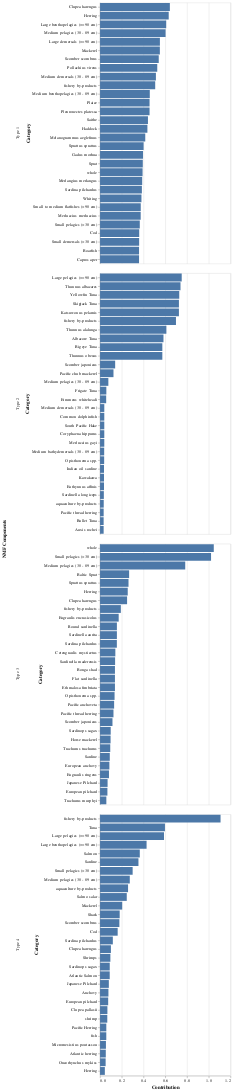

The cell this chart's notebook holds for it:
### Code cell
n_components = 4

# Perform dimensionality reduction using NMF
W, H = dimension_reduction(X, n_components=n_components)

# Obtain list of countries in W
countries = W.index.tolist()

# Create with top categories contributing to each type
top_category_4 = plot_top_categories(H, 30, False)

top_category_4

### Figure 1 — Vega-Lite specification as saved in the notebook (floating-point values rounded to 4 significant figures)
{"config": {"view": {"continuousWidth": 300, "continuousHeight": 300}}, "data": {"name": "data-fd72b29b7fc56a6d37deac410e5d3b3c"}, "facet": {"row": {"field": "Component", "title": "NMF Components", "type": "nominal"}}, "spec": {"mark": {"type": "bar"}, "encoding": {"tooltip": [{"field": "Component", "type": "nominal"}, {"field": "Category", "type": "nominal"}, {"field": "Weight", "type": "quantitative"}], "x": {"field": "Weight", "title": "Contribution", "type": "quantitative"}, "y": {"field": "Category", "sort": "-x", "type": "nominal"}}}, "resolve": {"scale": {"y": "independent"}}, "$schema": "https://vega.github.io/schema/vega-lite/v6.1.0.json", "datasets": {"data-fd72b29b7fc56a6d37deac410e5d3b3c": [{"Component": "Type 1", "Category": "Clupea harengus", "Weight": 0.6419}, {"Component": "Type 1", "Category": "Herring", "Weight": 0.6314}, {"Component": "Type 1", "Category": "Large benthopelagics (>=90 cm)", "Weight": 0.6083}, {"Component": "Type 1", "Category": "Medium pelagics (30 - 89 cm)", "Weight": 0.6026}, {"Component": "Type 1", "Category": "Large demersals (>=90 cm)", "Weight": 0.5503}, {"Component": "Type 1", "Category": "Mackerel", "Weight": 0.55}, {"Component": "Type 1", "Category": "Scomber scombrus", "Weight": 0.5397}, {"Component": "Type 1", "Category": "Pollachius virens", "Weight": 0.526}, {"Component": "Type 1", "Category": "Medium demersals (30 - 89 cm)", "Weight": 0.5136}, {"Component": "Type 1", "Category": "fishery by-products", "Weight": 0.5072}, {"Component": "Type 1", "Category": "Medium benthopelagics (30 - 89 cm)", "Weight": 0.4574}, {"Component": "Type 1", "Category": "Plaice", "Weight": 0.4553}, {"Component": "Type 1", "Category": "Pleuronectes platessa", "Weight": 0.4553}, {"Component": "Type 1", "Category": "Saithe", "Weight": 0.4405}, {"Component": "Type 1", "Category": "Haddock", "Weight": 0.4354}, {"Component": "Type 1", "Category": "Melanogrammus aeglefinus", "Weight": 0.4158}, {"Component": "Type 1", "Category": "Sprattus sprattus", "Weight": 0.4006}, {"Component": "Type 1", "Category": "Gadus morhua", "Weight": 0.3951}, {"Component": "Type 1", "Category": "Sprat", "Weight": 0.393}, {"Component": "Type 1", "Category": "whole", "Weight": 0.391}, {"Component": "Type 1", "Category": "Merlangius merlangus", "Weight": 0.3875}, {"Component": "Type 1", "Category": "Sardina pilchardus", "Weight": 0.3846}, {"Component": "Type 1", "Category": "Whiting", "Weight": 0.3807}, {"Component": "Type 1", "Category": "Small to medium flatfishes (<90 cm)", "Weight": 0.3743}, {"Component": "Type 1", "Category": "Merluccius merluccius", "Weight": 0.3737}, {"Component": "Type 1", "Category": "Small pelagics (<30 cm)", "Weight": 0.3653}, {"Component": "Type 1", "Category": "Cod", "Weight": 0.3602}, {"Component": "Type 1", "Category": "Small demersals (<30 cm)", "Weight": 0.3595}, {"Component": "Type 1", "Category": "Boarfish", "Weight": 0.3586}, {"Component": "Type 1", "Category": "Capros aper", "Weight": 0.3586}, {"Component": "Type 2", "Category": "Large pelagics (>=90 cm)", "Weight": 0.7509}, {"Component": "Type 2", "Category": "Thunnus albacares", "Weight": 0.7398}, {"Component": "Type 2", "Category": "Yellowfin Tuna", "Weight": 0.7283}, {"Component": "Type 2", "Category": "Skipjack Tuna", "Weight": 0.7253}, {"Component": "Type 2", "Category": "Katsuwonus pelamis", "Weight": 0.7253}, {"Component": "Type 2", "Category": "fishery by-products", "Weight": 0.6981}, {"Component": "Type 2", "Category": "Thunnus alalunga", "Weight": 0.6099}, {"Component": "Type 2", "Category": "Albacore Tuna", "Weight": 0.5832}, {"Component": "Type 2", "Category": "Bigeye Tuna", "Weight": 0.5727}, {"Component": "Type 2", "Category": "Thunnus obesus", "Weight": 0.5727}, {"Component": "Type 2", "Category": "Scomber japonicus", "Weight": 0.139}, {"Component": "Type 2", "Category": "Pacific chub mackerel", "Weight": 0.1235}, {"Component": "Type 2", "Category": "Medium pelagics (30 - 89 cm)", "Weight": 0.0764}, {"Component": "Type 2", "Category": "Frigate Tuna", "Weight": 0.05789}, {"Component": "Type 2", "Category": "Etrumeus whiteheadi", "Weight": 0.05637}, {"Component": "Type 2", "Category": "Medium demersals (30 - 89 cm)", "Weight": 0.03907}, {"Component": "Type 2", "Category": "Common dolphinfish", "Weight": 0.03899}, {"Component": "Type 2", "Category": "South Pacific Hake", "Weight": 0.03899}, {"Component": "Type 2", "Category": "Coryphaena hippurus", "Weight": 0.03899}, {"Component": "Type 2", "Category": "Merluccius gayi", "Weight": 0.03899}, {"Component": "Type 2", "Category": "Medium bathydemersals (30 - 89 cm)", "Weight": 0.038}, {"Component": "Type 2", "Category": "Opisthonema spp.", "Weight": 0.03774}, {"Component": "Type 2", "Category": "Indian oil sardine", "Weight": 0.03632}, {"Component": "Type 2", "Category": "Kawakawa", "Weight": 0.03632}, {"Component": "Type 2", "Category": "Euthynnus affinis", "Weight": 0.03632}, {"Component": "Type 2", "Category": "Sardinella longiceps", "Weight": 0.03484}, {"Component": "Type 2", "Category": "aquaculture by-products", "Weight": 0.03381}, {"Component": "Type 2", "Category": "Pacific thread herring", "Weight": 0.03316}, {"Component": "Type 2", "Category": "Bullet Tuna", "Weight": 0.03299}, {"Component": "Type 2", "Category": "Auxis rochei", "Weight": 0.03299}, {"Component": "Type 3", "Category": "whole", "Weight": 1.046}, {"Component": "Type 3", "Category": "Small pelagics (<30 cm)", "Weight": 1.021}, {"Component": "Type 3", "Category": "Medium pelagics (30 - 89 cm)", "Weight": 0.7833}, {"Component": "Type 3", "Category": "Baltic Sprat", "Weight": 0.2673}, {"Component": "Type 3", "Category": "Sprattus sprattus", "Weight": 0.2617}, {"Component": "Type 3", "Category": "Herring", "Weight": 0.2545}, {"Component": "Type 3", "Category": "Clupea harengus", "Weight": 0.2486}, {"Component": "Type 3", "Category": "fishery by-products", "Weight": 0.1912}, {"Component": "Type 3", "Category": "Engraulis encrasicolus", "Weight": 0.1713}, {"Component": "Type 3", "Category": "Round sardinella", "Weight": 0.1549}, {"Component": "Type 3", "Category": "Sardinella aurita", "Weight": 0.1549}, {"Component": "Type 3", "Category": "Sardina pilchardus", "Weight": 0.1545}, {"Component": "Type 3", "Category": "Cetengraulis mysticetus", "Weight": 0.1407}, {"Component": "Type 3", "Category": "Sardinella maderensis", "Weight": 0.1384}, {"Component": "Type 3", "Category": "Bonga shad", "Weight": 0.137}, {"Component": "Type 3", "Category": "Flat sardinella", "Weight": 0.137}, {"Component": "Type 3", "Category": "Ethmalosa fimbriata", "Weight": 0.137}, {"Component": "Type 3", "Category": "Opisthonema spp.", "Weight": 0.1335}, {"Component": "Type 3", "Category": "Pacific anchoveta", "Weight": 0.1295}, {"Component": "Type 3", "Category": "Pacific thread herring", "Weight": 0.1235}, {"Component": "Type 3", "Category": "Scomber japonicus", "Weight": 0.1142}, {"Component": "Type 3", "Category": "Sardinops sagax", "Weight": 0.09806}, {"Component": "Type 3", "Category": "Horse mackerel", "Weight": 0.09683}, {"Component": "Type 3", "Category": "Trachurus trachurus", "Weight": 0.09381}, {"Component": "Type 3", "Category": "Sardine", "Weight": 0.08949}, {"Component": "Type 3", "Category": "European anchovy", "Weight": 0.08582}, {"Component": "Type 3", "Category": "Engraulis ringens", "Weight": 0.08202}, {"Component": "Type 3", "Category": "Japanese Pilchard", "Weight": 0.06931}, {"Component": "Type 3", "Category": "European pilchard", "Weight": 0.0677}, {"Component": "Type 3", "Category": "Trachurus murphyi", "Weight": 0.05791}, {"Component": "Type 4", "Category": "fishery by-products", "Weight": 1.108}, {"Component": "Type 4", "Category": "Tuna", "Weight": 0.5968}, {"Component": "Type 4", "Category": "Large pelagics (>=90 cm)", "Weight": 0.5881}, {"Component": "Type 4", "Category": "Large benthopelagics (>=90 cm)", "Weight": 0.4278}, {"Component": "Type 4", "Category": "Salmon", "Weight": 0.3654}, {"Component": "Type 4", "Category": "Sardine", "Weight": 0.3532}, {"Component": "Type 4", "Category": "Small pelagics (<30 cm)", "Weight": 0.2997}, {"Component": "Type 4", "Category": "Medium pelagics (30 - 89 cm)", "Weight": 0.2734}, {"Component": "Type 4", "Category": "aquaculture by-products", "Weight": 0.2576}, {"Component": "Type 4", "Category": "Salmo salar", "Weight": 0.2456}, {"Component": "Type 4", "Category": "Mackerel", "Weight": 0.2037}, {"Component": "Type 4", "Category": "Shark", "Weight": 0.1805}, {"Component": "Type 4", "Category": "Scomber scombrus", "Weight": 0.1777}, {"Component": "Type 4", "Category": "Cod", "Weight": 0.162}, {"Component": "Type 4", "Category": "Sardina pilchardus", "Weight": 0.1175}, {"Component": "Type 4", "Category": "Clupea harengus", "Weight": 0.09986}, {"Component": "Type 4", "Category": "Shrimps", "Weight": 0.09497}, {"Component": "Type 4", "Category": "Sardinops sagax", "Weight": 0.08913}, {"Component": "Type 4", "Category": "Atlantic Salmon", "Weight": 0.08891}, {"Component": "Type 4", "Category": "Japanese Pilchard", "Weight": 0.08076}, {"Component": "Type 4", "Category": "Anchovy", "Weight": 0.0771}, {"Component": "Type 4", "Category": "European pilchard", "Weight": 0.07481}, {"Component": "Type 4", "Category": "Clupea pallasii", "Weight": 0.06762}, {"Component": "Type 4", "Category": "shrimp", "Weight": 0.0666}, {"Component": "Type 4", "Category": "Pacific Herring", "Weight": 0.05762}, {"Component": "Type 4", "Category": "fish", "Weight": 0.05739}, {"Component": "Type 4", "Category": "Micromesistius poutassou", "Weight": 0.05409}, {"Component": "Type 4", "Category": "Atlantic herring", "Weight": 0.05274}, {"Component": "Type 4", "Category": "Oncorhynchus mykiss", "Weight": 0.0513}, {"Component": "Type 4", "Category": "Herring", "Weight": 0.04411}]}}
